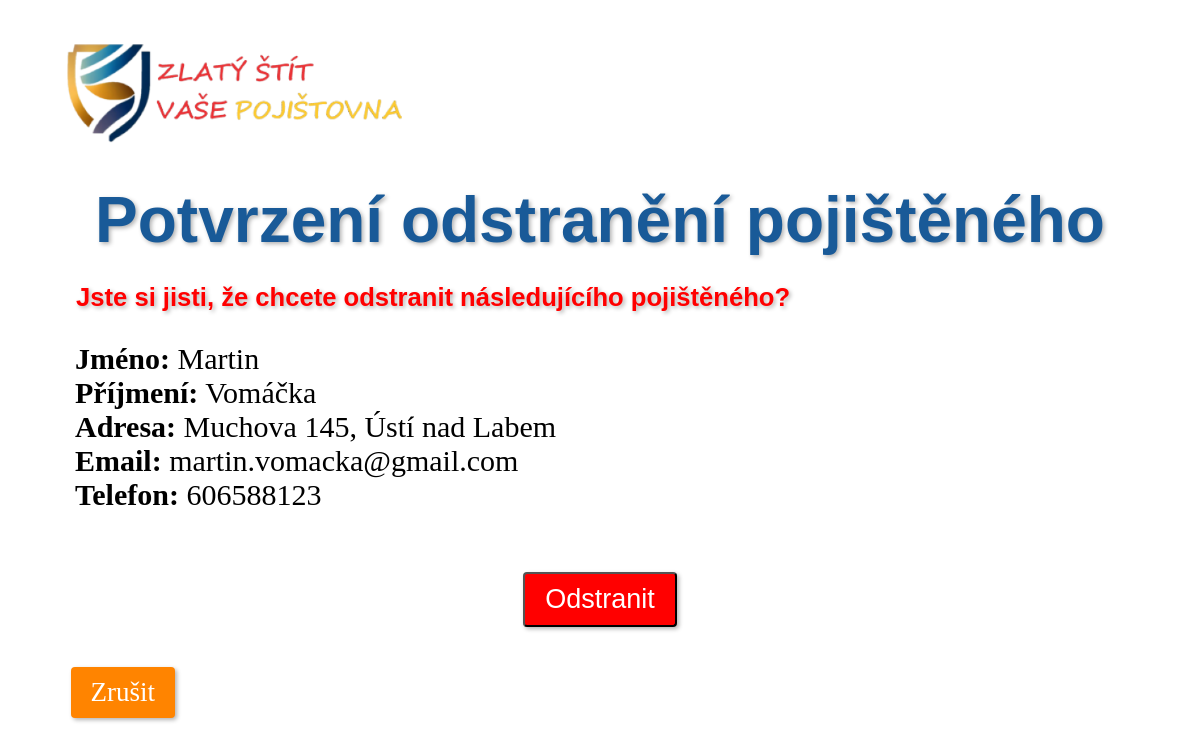
The app's page /pojisteni/pojisteny/1/odstranit/, older data.
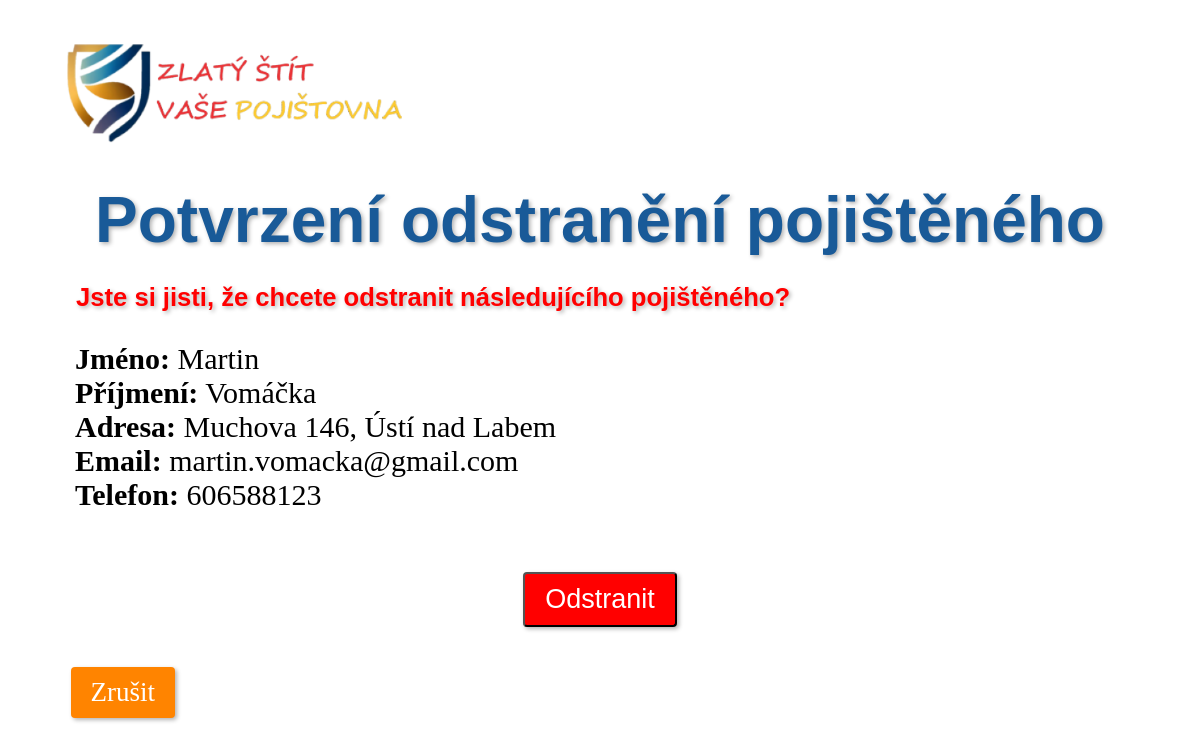
The same page, newer data.
### pojisteni/models.py (models this page shows, shortened)
class Pojisteny(models.Model):
    jmeno = models.CharField(max_length=100)
    prijmeni = models.CharField(max_length=100)
    email = models.EmailField()
    cislo_popisne = models.CharField(max_length=10)
    telefon = models.CharField(max_length=20)
    ulice = models.CharField(max_length=100)
    psc = models.CharField(max_length=10)
    mesto = models.CharField(max_length=100)

### pojisteni/views.py (the view)
# urls.py: path('pojisteny/<int:pk>/odstranit/', views.odstranit_pojisteneho, name='odstranit_pojisteneho'),
def odstranit_pojisteneho(request, pk):
    pojisteny = get_object_or_404(Pojisteny, pk=pk)
    if request.method == 'POST':
        pojisteny.delete()
        return redirect('seznam_pojistenych')
    return render(request, 'odstranit_pojisteneho.html', {'pojisteny': pojisteny})

### pojisteni/templates/odstranit_pojisteneho.html (shortened to what this page needs)
{% load static %}
<link rel="stylesheet" href="{% static 'pojisteni/style.css' %}">
{% block content %}
<div class="row">
  <img id="logo" src="{% static 'pojisteni/images/logo6.png' %}" alt="Logo">
  <h1>Potvrzení odstranění pojištěného</h1>
<h2 class="upozorneni">Jste si jisti, že chcete odstranit následujícího pojištěného?</h2>
<div class="del-inf">
  <p><strong>Jméno:</strong> {{ pojisteny.jmeno }}</p>
  <p><strong>Příjmení:</strong> {{ pojisteny.prijmeni }}</p>
  <p><strong>Adresa:</strong> {{ pojisteny.ulice }} {{ pojisteny.cislo_popisne }}, {{ pojisteny.mesto }}</p>
  <p><strong>Email:</strong> {{ pojisteny.email }}</p>
  <p><strong>Telefon:</strong> {{ pojisteny.telefon }}</p>
</div>
<form class="form-odstr" method="POST" action="{% url 'odstranit_pojisteneho' pk=pojisteny.pk %}">
  <input type="submit" value="Odstranit" class="btn btn-danger">
</form>
<a href="{% url 'detail_pojisteneho' pk=pojisteny.pk %}" class="btn btn-secondary btn-zrus">Zrušit</a>
</div>
{% endblock %}

Row changes from the older to the newer data that the page shows:
changed Pojisteny "Martin": cislo_popisne "145" → "146"
